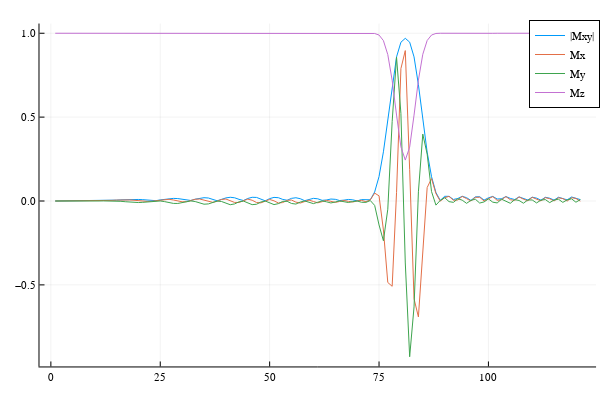

Source (notebook cell):
### Code cell
# test the previous BlochSim function
vars = matread("test_pulses/bsse_pulse_raw.mat")

#b1 = (0:0.004:0.004*1023)
b1 = 0:0.025:3;  # Gauss
nb1 = length(b1);

Mxd = zeros(nb1, 1)
Myd = zeros(nb1, 1)
Mzd = zeros(nb1, 1)
Mx0 = 0
My0 = 0
Mz0 = 1.0

rfp = transpose(vars["rfp_bs"] + vars["rfp_ss"]);
dt = 1e-6;
rfp_abs = broadcast(abs, rfp);
rfp_abs = 2 .* pi .* 4258 .* dt .* rfp_abs;
rfp_angle = broadcast(angle, rfp);

@showprogress 1 "Computing..." for ii = 1 : nb1
    rfg = [rfp_abs; rfp_angle; b1[ii]; Mx0; My0; Mz0];
    #rfg = [rfp; b1[ii]; Mx0; My0; Mz0];
    M = blochsim_B1_arb(rfg)
    Mxd[ii] = M[1]
    Myd[ii] = M[2]
    Mzd[ii] = M[3]
end

plot(abs.(Complex.(Mxd, Myd)), label="|Mxy|")
plot!(Mxd, label="Mx")
plot!(Myd, label="My")
plot!(Mzd, label="Mz")
